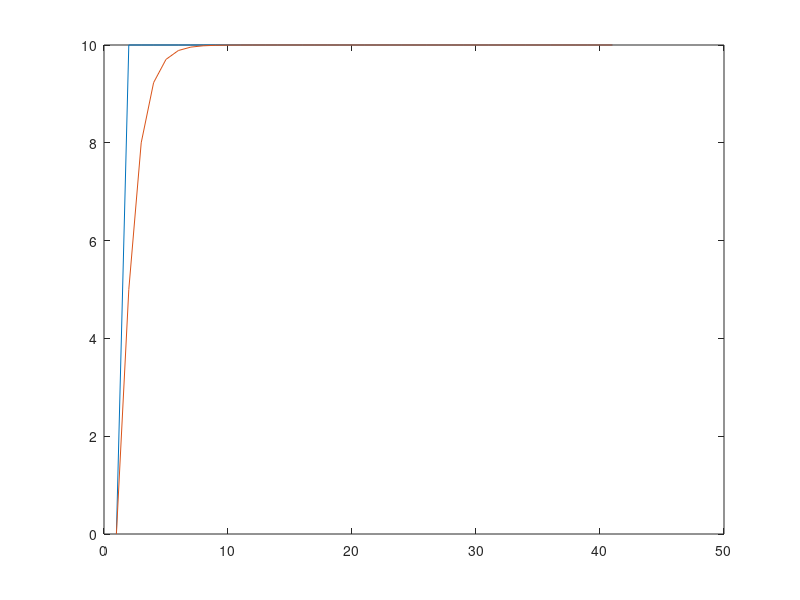

MATLAB code for this plot:
A=[1 0 0; 0 1 0; 0 0 1];
Xk=[0 0 0]';
Pk=[0 0 0;0 0 0;0 0 0];
H=[1 0 0; 0 1 0;0 0 1];
Q=[0.1 0 0;0 0.1 0;0 0 0.1];
R=[1 0 0; 0 0 1; 0 0 1];
zk=[10 10 10]';
v=zeros(40,1);
for i=1:40
    Pkm=Pk;
    Xkm=Xk;
    Xkhat=A*Xkm;
    Pk=A*Pkm*A'+Q;
    Kk=Pk*H'*inv(H*Pk*H'+Q);
    Xk=Xkhat+Kk*(zk-H*Xkhat)
    Pk=(eye(3)-Kk*H)*Pk;
    v(i)=Xk(1);
end
figure()
plot(1:41,[0 ;repmat([10],40,1)])
hold on
plot(1:41,[0 ;v])